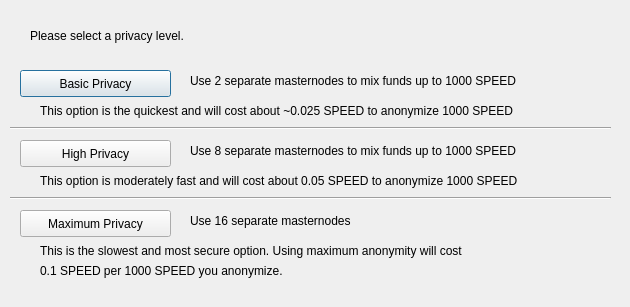
<?xml version="1.0" encoding="UTF-8"?>
<ui version="4.0">
 <class>DarksendConfig</class>
 <widget class="QDialog" name="DarksendConfig">
  <property name="geometry">
   <rect>
    <x>0</x>
    <y>0</y>
    <width>630</width>
    <height>307</height>
   </rect>
  </property>
  <property name="windowTitle">
   <string>Configure PrivateSend</string>
  </property>
  <widget class="QPushButton" name="buttonBasic">
   <property name="geometry">
    <rect>
     <x>20</x>
     <y>70</y>
     <width>151</width>
     <height>27</height>
    </rect>
   </property>
   <property name="text">
    <string>Basic Privacy</string>
   </property>
  </widget>
  <widget class="QPushButton" name="buttonHigh">
   <property name="geometry">
    <rect>
     <x>20</x>
     <y>140</y>
     <width>151</width>
     <height>27</height>
    </rect>
   </property>
   <property name="text">
    <string>High Privacy</string>
   </property>
  </widget>
  <widget class="QPushButton" name="buttonMax">
   <property name="geometry">
    <rect>
     <x>20</x>
     <y>210</y>
     <width>151</width>
     <height>27</height>
    </rect>
   </property>
   <property name="text">
    <string>Maximum Privacy</string>
   </property>
  </widget>
  <widget class="QLabel" name="label">
   <property name="geometry">
    <rect>
     <x>30</x>
     <y>20</y>
     <width>571</width>
     <height>31</height>
    </rect>
   </property>
   <property name="text">
    <string>Please select a privacy level.</string>
   </property>
  </widget>
  <widget class="QLabel" name="label_2">
   <property name="geometry">
    <rect>
     <x>190</x>
     <y>70</y>
     <width>421</width>
     <height>21</height>
    </rect>
   </property>
   <property name="text">
    <string>Use 2 separate masternodes to mix funds up to 1000 SPEED</string>
   </property>
  </widget>
  <widget class="QLabel" name="label_3">
   <property name="geometry">
    <rect>
     <x>190</x>
     <y>140</y>
     <width>411</width>
     <height>21</height>
    </rect>
   </property>
   <property name="text">
    <string>Use 8 separate masternodes to mix funds up to 1000 SPEED</string>
   </property>
  </widget>
  <widget class="QLabel" name="label_4">
   <property name="geometry">
    <rect>
     <x>190</x>
     <y>210</y>
     <width>421</width>
     <height>21</height>
    </rect>
   </property>
   <property name="text">
    <string>Use 16 separate masternodes</string>
   </property>
  </widget>
  <widget class="QLabel" name="label_6">
   <property name="geometry">
    <rect>
     <x>40</x>
     <y>100</y>
     <width>561</width>
     <height>21</height>
    </rect>
   </property>
   <property name="text">
    <string>This option is the quickest and will cost about ~0.025 SPEED to anonymize 1000 SPEED</string>
   </property>
  </widget>
  <widget class="QLabel" name="label_7">
   <property name="geometry">
    <rect>
     <x>40</x>
     <y>170</y>
     <width>561</width>
     <height>21</height>
    </rect>
   </property>
   <property name="text">
    <string>This option is moderately fast and will cost about 0.05 SPEED to anonymize 1000 SPEED</string>
   </property>
  </widget>
  <widget class="QLabel" name="label_8">
   <property name="geometry">
    <rect>
     <x>40</x>
     <y>240</y>
     <width>561</width>
     <height>21</height>
    </rect>
   </property>
   <property name="text">
    <string>This is the slowest and most secure option. Using maximum anonymity will cost</string>
   </property>
  </widget>
  <widget class="QLabel" name="label_9">
   <property name="geometry">
    <rect>
     <x>40</x>
     <y>260</y>
     <width>561</width>
     <height>21</height>
    </rect>
   </property>
   <property name="text">
    <string>0.1 SPEED per 1000 SPEED you anonymize.</string>
   </property>
  </widget>
  <widget class="Line" name="line">
   <property name="geometry">
    <rect>
     <x>10</x>
     <y>120</y>
     <width>601</width>
     <height>16</height>
    </rect>
   </property>
   <property name="orientation">
    <enum>Qt::Horizontal</enum>
   </property>
  </widget>
  <widget class="Line" name="line_2">
   <property name="geometry">
    <rect>
     <x>10</x>
     <y>190</y>
     <width>601</width>
     <height>16</height>
    </rect>
   </property>
   <property name="orientation">
    <enum>Qt::Horizontal</enum>
   </property>
  </widget>
 </widget>
 <resources/>
 <connections/>
</ui>
